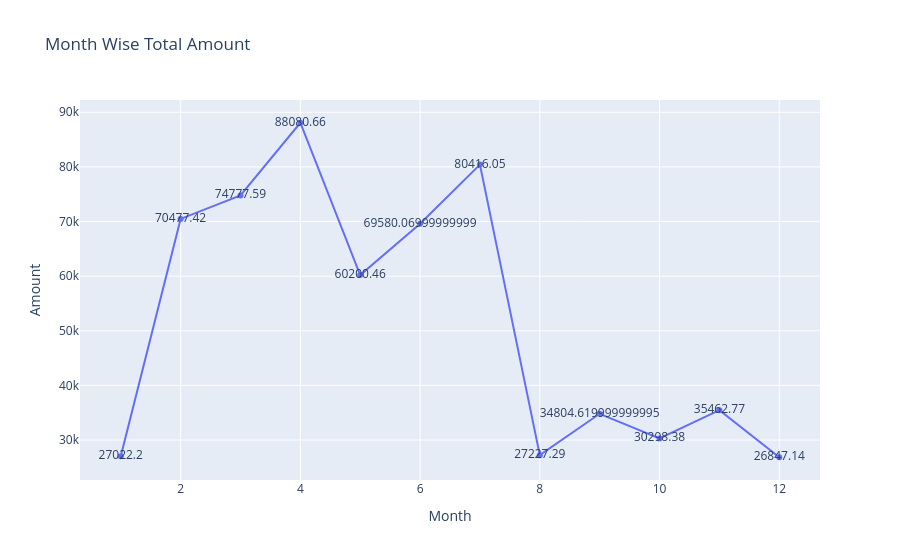

Notebook source saved alongside this figure:
### Code cell
fig = px.line(data_frame=q5,x='Month' ,y='Amount',title='Month Wise Total Amount',
             text='Amount')
fig.show()

### Figure 1 — Plotly figure (JSON) as saved in the notebook; plotly's stock layout.template omitted (floating-point values rounded to 4 significant figures)
{"data": [{"hovertemplate": "Month=%{x}<br>Amount=%{text}<extra></extra>", "legendgroup": "", "line": {"color": "#636efa", "dash": "solid"}, "marker": {"symbol": "circle"}, "mode": "lines+markers+text", "name": "", "orientation": "v", "showlegend": false, "text": [27020.0, 70480.0, 74780.0, 88080.0, 60200.0, 69580.0, 80420.0, 27230.0, 34800.0, 30300.0, 35460.0, 26850.0], "type": "scatter", "x": [1, 2, 3, 4, 5, 6, 7, 8, 9, 10, 11, 12], "xaxis": "x", "y": [27020.0, 70480.0, 74780.0, 88080.0, 60200.0, 69580.0, 80420.0, 27230.0, 34800.0, 30300.0, 35460.0, 26850.0], "yaxis": "y"}], "layout": {"legend": {"tracegroupgap": 0}, "title": {"text": "Month Wise Total Amount"}, "xaxis": {"anchor": "y", "domain": [0, 1], "title": {"text": "Month"}}, "yaxis": {"anchor": "x", "domain": [0, 1], "title": {"text": "Amount"}}}}
